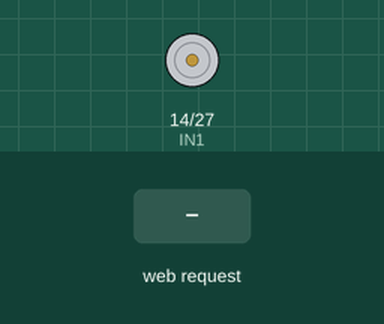
Simulated run of this sketch. Board: ESP32. Shown: motor-driver pin pairs drawn as motors (green arrow = first pin HIGH = forward, orange = second pin HIGH = backward, longer = more drive, scaled by the enable pin). Inputs (shaded band) come from the test bench. A WiFi scan finds three made-up networks; what the sketch prints to the serial monitor is not drawn.

Above: at 3.2 s.
3.3 s: HTTP request GET /cw received
At 4.7 s:
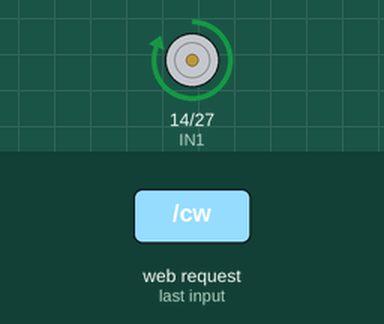
6.3 s: HTTP request GET /ccw received
At 7.0 s:
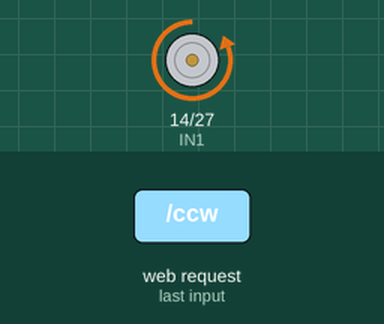
Timing chart, 0 to 9.8 s (numbered marks = the images above; inputs shaded):
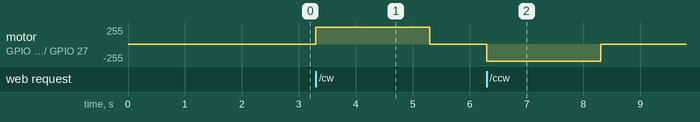

The sketch:

espcode.ino
```cpp
#include <WiFi.h>
#include <WebServer.h>
#include "esp_wpa2.h"


const char* ssid1 = "IITR_WIFI";
const char* ssid2 = "IITR_WIFI_HIGHSPEED";
// Your credentials (same for both)
#define EAP_IDENTITY "enrollment no" //please enter your enrollment no before running the code
#define EAP_USERNAME "enrollment no" //please enter your enrollment no before running the code
#define EAP_PASSWORD "enrollment no" //please enter your wifi password before running the code

// Motor Pins
#define ENA 12
#define IN1 14
#define IN2 27

WebServer server(80);

// ===== HTML PAGE =====
String webpage = R"====(
<!DOCTYPE html>
<html>
<head>
<title>Lock Function</title>
<meta name="viewport" content="width=device-width, initial-scale=1">

<style>
* {
  box-sizing: border-box;
}

body {
  margin: 0;
  height: 100vh;
  display: flex;
  justify-content: center;
  align-items: center;
  font-family: 'Segoe UI', sans-serif;
  background: linear-gradient(135deg, #0f172a, #1e293b);
  color: white;
}

.container {
  text-align: center;
  padding: 30px;
  border-radius: 20px;
  background: rgba(255, 255, 255, 0.05);
  backdrop-filter: blur(15px);
  box-shadow: 0 8px 30px rgba(0,0,0,0.5);
  width: 90%;
  max-width: 350px;
}

h1 {
  margin-bottom: 25px;
  font-size: 28px;
  letter-spacing: 1px;
}

button {
  width: 80%;
  padding: 15px;
  margin: 10px;
  font-size: 16px;
  border: none;
  border-radius: 12px;
  cursor: pointer;
  transition: 0.3s;
}

button:hover {
  transform: scale(1.05);
  opacity: 0.9;
}

.cw {
  background: linear-gradient(45deg, #22c55e, #16a34a);
}

.ccw {
  background: linear-gradient(45deg, #3b82f6, #2563eb);
}

.stop {
  background: linear-gradient(45deg, #ef4444, #dc2626);
}

.status {
  margin-top: 20px;
  font-size: 18px;
  padding: 10px;
  border-radius: 10px;
  background: rgba(255,255,255,0.1);
}
</style>
</head>

<body>

<div class="container">
  <h1>Lock Function</h1>

  <button class="cw" onclick="rotateCW()"> Open</button>
  <button class="ccw" onclick="rotateCCW()"> Close</button>
  <button class="stop" onclick="stopMotor()"> Stop</button>

  <div></div>
</div>

<script>
function rotateCW() {
  fetch('/cw');
  document.getElementById('status').innerText = "Status: Open";
}

function rotateCCW() {
  fetch('/ccw');
  document.getElementById('status').innerText = "Status: Closed";
}

function stopMotor() {
  fetch('/stop');
  document.getElementById('status').innerText = "Status: Stopped";
}
</script>

</body>
</html>
)====";

// ===== MOTOR FUNCTIONS =====
void stopMotor() {
  digitalWrite(IN1, LOW);
  digitalWrite(IN2, LOW);
  digitalWrite(ENA, LOW);
}

void rotateCW() {
  digitalWrite(IN1, HIGH);
  digitalWrite(IN2, LOW);
  digitalWrite(ENA, HIGH);
  delay(2000);
  stopMotor();
}

void rotateCCW() {
  digitalWrite(IN1, LOW);
  digitalWrite(IN2, HIGH);
  digitalWrite(ENA, HIGH);
  delay(2000);
  stopMotor();
}

// ===== WEB HANDLERS =====
void handleRoot() {
  server.send(200, "text/html", webpage);
}

void handleCW() {
  rotateCW();
  server.send(200, "text/plain", "CW Done");
}

void handleCCW() {
  rotateCCW();
  server.send(200, "text/plain", "CCW Done");
}

void handleStop() {
  stopMotor();
  server.send(200, "text/plain", "Stopped");
}

// ===== AUTO WIFI CONNECT =====
void connectEnterpriseWiFi() {
  WiFi.disconnect(true);
  WiFi.mode(WIFI_STA);

  Serial.println("Scanning networks...");
  int n = WiFi.scanNetworks();

  String selectedSSID = "";

  for (int i = 0; i < n; i++) {
    String foundSSID = WiFi.SSID(i);
    Serial.println(foundSSID);

    if (foundSSID == ssid1) {
      selectedSSID = ssid1;
      break;
    }
    if (foundSSID == ssid2) {
      selectedSSID = ssid2;
      break;
    }
  }

  if (selectedSSID == "") {
    Serial.println("No known college WiFi found!");
    return;
  }

  Serial.print("Connecting to: ");
  Serial.println(selectedSSID);

  esp_wifi_sta_wpa2_ent_set_identity((uint8_t *)EAP_IDENTITY, strlen(EAP_IDENTITY));
  esp_wifi_sta_wpa2_ent_set_username((uint8_t *)EAP_USERNAME, strlen(EAP_USERNAME));
  esp_wifi_sta_wpa2_ent_set_password((uint8_t *)EAP_PASSWORD, strlen(EAP_PASSWORD));

  esp_wifi_sta_wpa2_ent_enable();

  WiFi.begin(selectedSSID.c_str());

  while (WiFi.status() != WL_CONNECTED) {
    delay(500);
    Serial.print(".");
  }

  Serial.println("\nConnected!");
  Serial.print("IP Address: ");
  Serial.println(WiFi.localIP());
}

// ===== SETUP =====
void setup() {
  Serial.begin(115200);

  pinMode(IN1, OUTPUT);
  pinMode(IN2, OUTPUT);
  pinMode(ENA, OUTPUT);

  stopMotor();

  connectEnterpriseWiFi();

  server.on("/", handleRoot);
  server.on("/cw", handleCW);
  server.on("/ccw", handleCCW);
  server.on("/stop", handleStop);

  server.begin();
}

// ===== LOOP =====
void loop() {
  server.handleClient();
}
```

Measured:
- after the input at 3.3 s, motor on GPIO 14 (IN1) / GPIO 27 (IN2): stopped → forward 255/255 at once, → stopped 2.0 s later
- after the input at 6.3 s, motor on GPIO 14 (IN1) / GPIO 27 (IN2): stopped → backward 255/255 at once, → stopped 2.0 s later
